Frame 1 (no input): blank canvas, image omitted
Frame 60 (the mouse pressed at the canvas centre just before this capture): blank canvas, image omitted
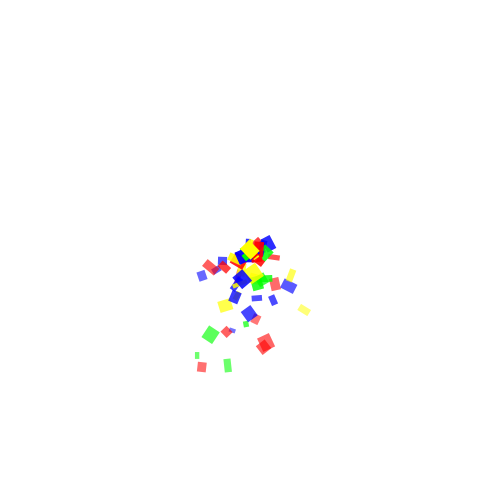
Frame 120 (the mouse held since frame 60 and released just before this capture)

The Processing sketch whose frames 1 and 60 were blank and that drew this single picture after the mouse press (run headless with seeded random() and noise(); from frame 60 on, the mouse is pressed at the canvas centre):

// Processing sketch: particleSystemOfSystems
// ── particleSystemOfSystems.pde
class Particle {
  PVector location;
  PVector velocity;
  PVector acceleration;
  
  float angle;
  float aVelocity;
  float aAcceleration;
  
  float pWidth;
  float pHeight;
  
  float lifespan;
  
  color c;
  
  Particle(PVector l) {
    pWidth = random(4, 16);
    pHeight = random(4, 16);
    
    location = new PVector(l.x, l.y);
    acceleration = new PVector(0, 0.05);
    velocity = new PVector(random(-1, 1), random(-1, 1));
    
    angle = PI / 4;
    aAcceleration = 0.01;
    
    lifespan = 255;
    
    int colorChoice = (int)random(0, 4);
    if (colorChoice == 0) c = color(255, 0, 0);
    else if (colorChoice == 1) c = color(0, 255, 0);
    else if (colorChoice == 2) c = color(0, 0, 255);
    else if (colorChoice == 3) c = color(255, 255, 0);
  }
  
  void run() {
    update();
    display();
  }
  
  void update() {
    // motion
    velocity.add(acceleration);
    location.add(velocity);
    
    // angular motion
    aVelocity = constrain(aVelocity, 0, 0.1);
    aVelocity += aAcceleration;
    angle += aVelocity;
    
    lifespan -= 2;
  }
  
  void display() {
    noStroke();
    fill(c, lifespan);
    pushMatrix();
      translate(location.x, location.y);
      rotate(angle);
      rect(-pWidth/2, -pHeight/2, pWidth, pHeight);
    popMatrix();
  }
  
  void applyForce(PVector force) {
    PVector f = force.get();
    acceleration.add(f);
  }
  
  boolean isDead() {
    if (lifespan > 0) return false;
    else return true;
  }
}

class ParticleSystem {
  ArrayList<Particle> particles;
  PVector origin;
  
  float startAngle = 0;
  float angleVel = 0.1;
  
  float lifespan;
  boolean kill;
  
  ParticleSystem(PVector location) {
    origin = new PVector(location.x, location.y);
    particles = new ArrayList<Particle>();
    lifespan = 90;
    kill = false;
  }
  
  void addParticle() {
    particles.add(new Particle(origin));
  }
  
  void update() {
    
    if (!kill) {
      addParticle();
    }
    
    lifespan--;
    
    for (int i = 0; i < particles.size(); i++) {
      Particle p = particles.get(i);
      p.run();
      if (p.isDead()) {
        particles.remove(i);
      }
    }
    
    startAngle += 0.02;
  }

}

ArrayList<ParticleSystem> systems;

void setup() {
  size(500, 500);
  systems = new ArrayList<ParticleSystem>(); 
}

void draw() {
  background(255);
  for (int i = 0; i < systems.size(); i++) {
    ParticleSystem ps = systems.get(i);
    ps.update();
    if (ps.lifespan <= 0) ps.kill = true; // Check if the particle system is due to expire
    if (ps.particles.size() == 0) systems.remove(i); // If the particles of an expired system are gone, remove the sytem
  }
}

void mousePressed() {
  systems.add(new ParticleSystem(new PVector(mouseX, mouseY)));
}
